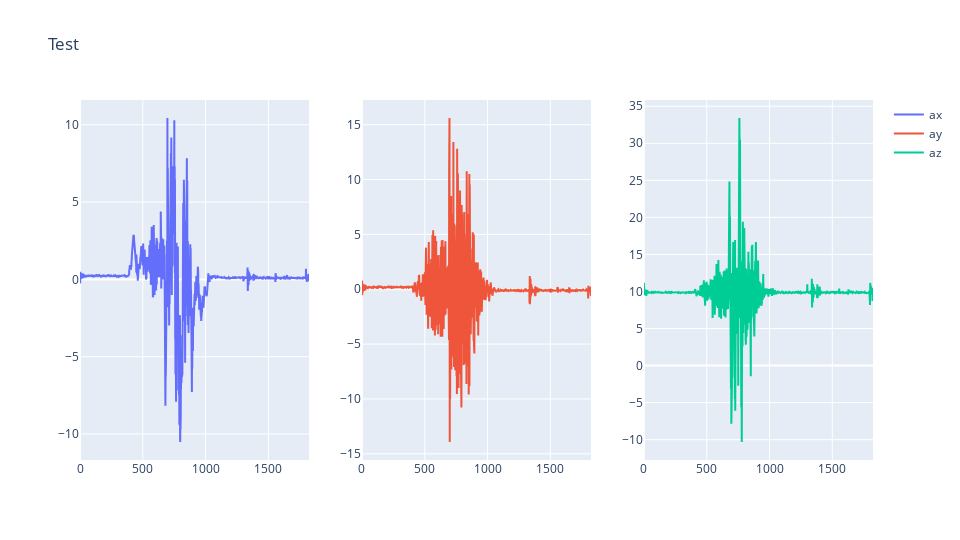

This figure's notebook cell:
### Code cell
fig = tripleGraph(acc_data[["ax", "ay", "az"]])
fig.write_html("data_analysis_acc_2.html", full_html=False, include_plotlyjs="cdn")
fig.show()

### Figure 1 — Plotly figure (JSON) as saved in the notebook; plotly's stock layout.template omitted (floating-point values rounded to 4 significant figures; data arrays with more than 128 entries replaced by an {"elided": "..."} marker saying what was removed)
{"data": [{"name": "ax", "type": "scatter", "x": {"elided": "1825 int values"}, "xaxis": "x", "y": {"elided": "1825 float values"}, "yaxis": "y"}, {"name": "ay", "type": "scatter", "x": {"elided": "1825 int values"}, "xaxis": "x2", "y": {"elided": "1825 float values"}, "yaxis": "y2"}, {"name": "az", "type": "scatter", "x": {"elided": "1825 int values"}, "xaxis": "x3", "y": {"elided": "1825 float values"}, "yaxis": "y3"}], "layout": {"height": 540, "title": {"text": "Test"}, "width": 960, "xaxis": {"anchor": "y", "domain": [0, 0.2889]}, "xaxis2": {"anchor": "y2", "domain": [0.3556, 0.6444]}, "xaxis3": {"anchor": "y3", "domain": [0.7111, 1]}, "yaxis": {"anchor": "x", "domain": [0, 1]}, "yaxis2": {"anchor": "x2", "domain": [0, 1]}, "yaxis3": {"anchor": "x3", "domain": [0, 1]}}}
